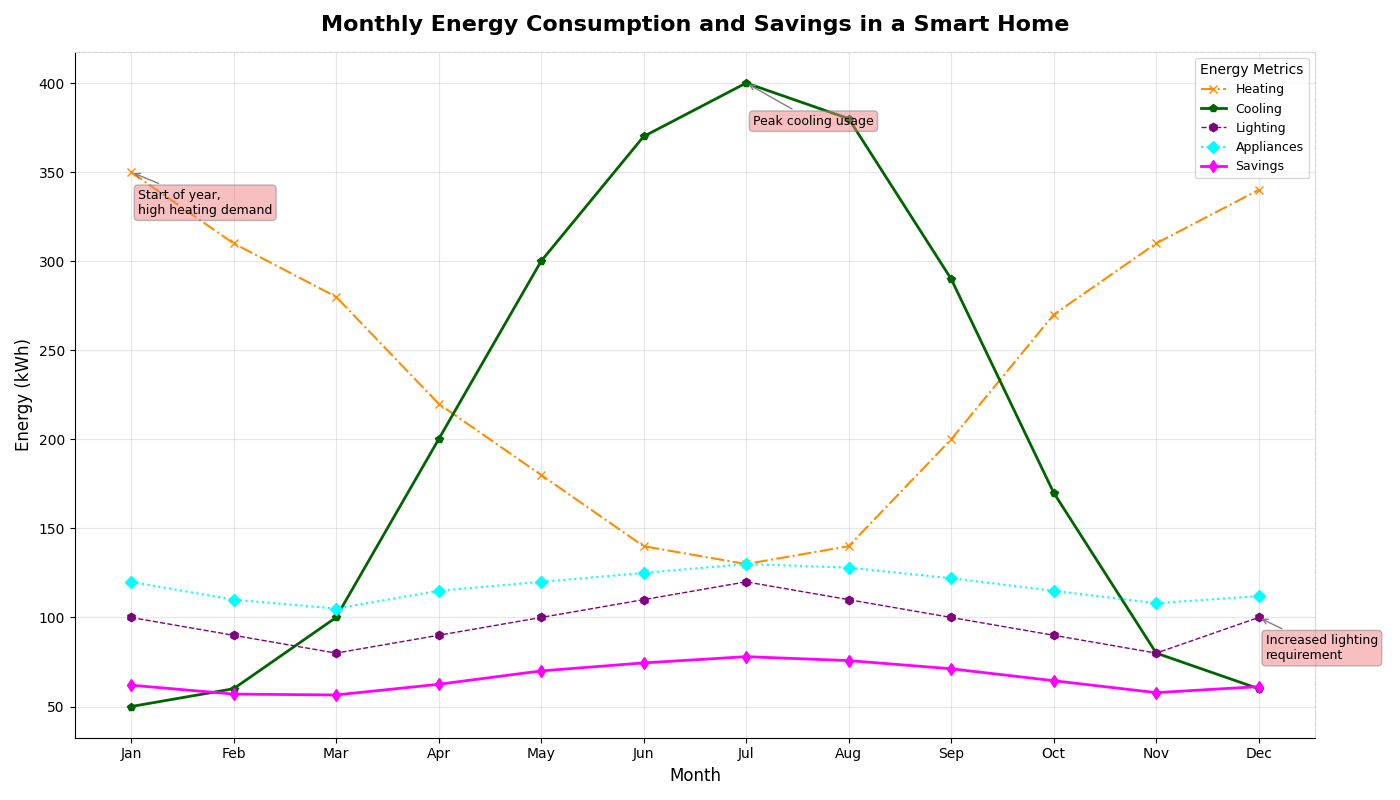

Generate this figure with Python:
import matplotlib.pyplot as plt
import numpy as np

months = np.array(["Jan", "Feb", "Mar", "Apr", "May", "Jun", "Jul", "Aug", "Sep", "Oct", "Nov", "Dec"])

heating = np.array([350, 310, 280, 220, 180, 140, 130, 140, 200, 270, 310, 340])
cooling = np.array([50, 60, 100, 200, 300, 370, 400, 380, 290, 170, 80, 60])
lighting = np.array([100, 90, 80, 90, 100, 110, 120, 110, 100, 90, 80, 100])
appliances = np.array([120, 110, 105, 115, 120, 125, 130, 128, 122, 115, 108, 112])

overall_consumption = heating + cooling + lighting + appliances
monthly_savings = 0.1 * overall_consumption

fig, ax = plt.subplots(figsize=(14, 8))

# Manually altering stylistic elements
ax.plot(months, heating, marker='x', linestyle='-.', color='darkorange', linewidth=1.5, label='Heating')
ax.plot(months, cooling, marker='p', linestyle='-', color='darkgreen', linewidth=2, label='Cooling')
ax.plot(months, lighting, marker='h', linestyle='--', color='purple', linewidth=1, label='Lighting')
ax.plot(months, appliances, marker='D', linestyle=':', color='cyan', linewidth=1.5, label='Appliances')
ax.plot(months, monthly_savings, marker='d', linestyle='-', color='magenta', linewidth=2, label='Savings')

annotations = [
    ('Jan', heating[0], 'Start of year,\nhigh heating demand'),
    ('Jul', cooling[6], 'Peak cooling usage'),
    ('Dec', lighting[11], 'Increased lighting\nrequirement')
]

for (month, value, text) in annotations:
    ax.annotate(text, xy=(month, value), xytext=(5, -30), textcoords='offset points',
                arrowprops=dict(arrowstyle='->', color='gray'), fontsize=9,
                bbox=dict(boxstyle="round,pad=0.3", edgecolor='gray', facecolor='lightcoral', alpha=0.5))

ax.set_title('Monthly Energy Consumption and Savings in a Smart Home', fontsize=16, fontweight='bold', pad=15)
ax.set_xlabel('Month', fontsize=12)
ax.set_ylabel('Energy (kWh)', fontsize=12)

# Updated legend styles and placement
ax.legend(title='Energy Metrics', loc='upper right', fontsize=9)

# Grid and border adjustments
ax.grid(True, linestyle='-', alpha=0.3)
ax.spines['top'].set_linestyle('--')
ax.spines['right'].set_linestyle('--')
ax.spines['top'].set_color('lightgray')
ax.spines['right'].set_color('lightgray')

plt.tight_layout()
plt.show()
